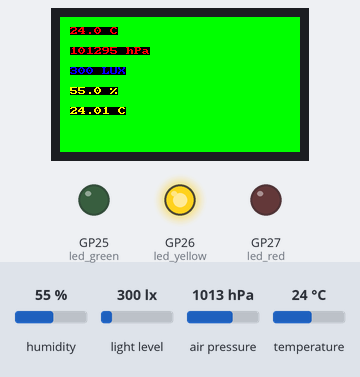
A program run on a simulated Raspberry Pi Pico running MicroPython. Shown: 240×135 colour display, output pins drawn as LEDs (lit = HIGH). The test bench sets the inputs (shaded band); at power-on: temperature 24 °C, humidity 55 %, light level 300 lx, air pressure 1013 hPa. Library files of the repository ran but are not shown: st7789py.py, bh1750.py, bmp180.py; pins used as bus, display or sensor lines are not drawn.

Above: at 2.3 s.
2.4 s: temperature set to 22.4 °C
At 4.5 s:
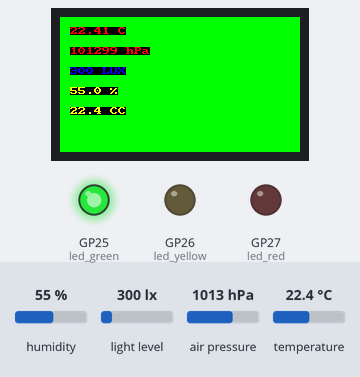
4.8 s: humidity set to 22 %
At 6.3 s:
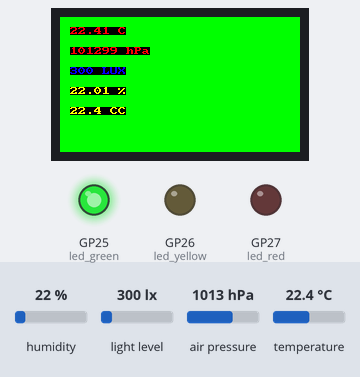
6.6 s: light level set to 40 lx
At 7.8 s:
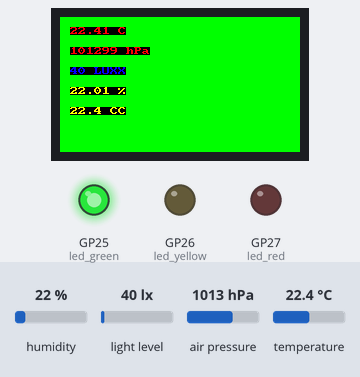
8.2 s: air pressure set to 952 hPa
At 10.1 s:
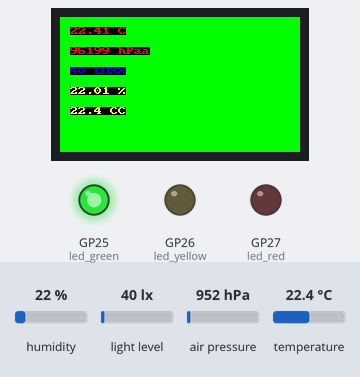
Timing chart, 0 to 11.3 s (numbered marks = the images above; inputs shaded):
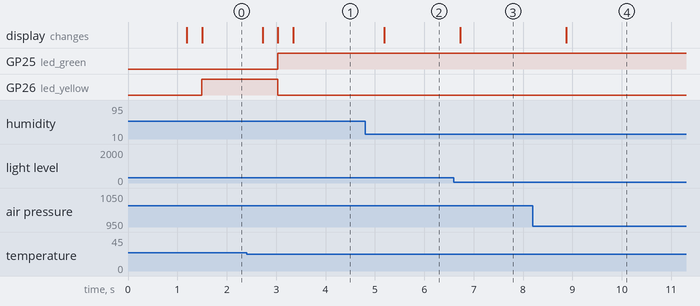

The program:

Klausurvorbereitung.py
```python
# Sven Wille, ETS2021, 14.12.2021
#Funktionsbeschreibung (Was macht das Programm?)
#Version 1.0, 14.12.2021
# Hardware
# Wie sind die Sensoren, Aktoren angeschlossen?
# Bibliotheken --> Name --> Rest (URL) in Readme

from time import sleep                                              # für alle 10 Sekunden Temperatur messen
from machine import Pin, SoftSPI, SoftI2C
import st7789py as st7789
from bh1750 import BH1750
from bmp180 import BMP180
from HTU2X import HTU21D
from romfonts import vga1_8x8 as font                               # Schriftart laden


i2c = SoftI2C(scl=Pin(22), sda=Pin(21))                             # I2C(BMP180) # Schnittstelle für Sensor
bmp180 = BMP180(i2c)                                                # Objekt bmp180 aus der Klasse BMP180 initialisieren
bh = BH1750(i2c)
htu = HTU21D(22,21)

spi = SoftSPI(                                                      # Objekt SPI (TFT) initalisieren
    baudrate = 20000000,                                            # Übertragungsrate, Kommunikatiosngeschwindigkeit
    polarity = 1,
    phase = 0,
    sck = Pin(18),
    mosi = Pin(19),
    miso = Pin(13)
    )

#tft Display
tft = st7789.ST7789(                                                # Objekt tft instanzieren # aus Bibliothek Basisklasse wählen
    spi,                                                            # Schnittstelle
    135,                                                            # Pixel x - Achse (hochkant)
    240,                                                            # Pixel y - Achse (hochkant)
    reset = Pin(23,Pin.OUT),
    cs = Pin(5,Pin.OUT),
    dc = Pin(16,Pin.OUT),
    backlight = Pin(4,Pin.OUT),
    rotation = 1                                                    # Bildschirmrotation 1=90 Grad
    )

led_green = Pin(25,Pin.OUT)                                         # led_green initalisieren
led_yellow = Pin(26,Pin.OUT)                                        # led_yellow initalisieren
led_red = Pin(27,Pin.OUT)

#-------------Initalisierung ENDE ---------------------------------#

tft.fill(st7789.GREEN)
line = 0
col = 0

while True:
    bmpTemp = round(bmp180.temperature,2)                           # Temperatur runden
    ausgabe_bmp_temp = str(bmpTemp)                                     # Temperatur als String "ausgabe_temp" zuweisen

    bmpPress = round(bmp180.pressure)                               # Druck runden
    ausgabe_press=str(bmpPress)                                     # Druck als string "ausgabe_press" zuweisen

    bh_Licht = round(bh.luminance(0x10))
    ausgabe_bh1750 = str(bh_Licht)

    htu_luft = (round(htu.humidity,2))
    ausgabe_htu_luft = str(htu_luft)

    htu_temp = round(htu.temperature,2)
    ausgabe_htu_temp = str(htu_temp)


    #tft.text(font, "Temperatur = ",10,10,st7789.BLACK,st7789.YELLOW)
    tft.text(font, ausgabe_bmp_temp + " \xF8C", 10,10, st7789.RED, st7789.BLACK)
   #tft.text(font, "Druck = ",10,50,st7789.BLACK,st7789.YELLOW)
    tft.text(font, ausgabe_press + " hPa", 10,30, st7789.RED, st7789.BLACK)
    #tft.text(font, "Lichtsensor = ",10,90,st7789.BLACK,st7789.YELLOW)
    tft.text(font, ausgabe_bh1750 + " LUX", 10,50,st7789.BLUE, st7789.BLACK)

    tft.text(font, ausgabe_htu_luft + " %", 10,70,st7789.YELLOW, st7789.BLACK)
    tft.text(font, ausgabe_htu_temp + " \xF8C", 10,90,st7789.YELLOW, st7789.BLACK)

   #Interpreter der es interpretiert auf dem controller
    # tft = Objekt
    # .txt = methode

    if bmpTemp <= 23:
        led_green.value(1)
    else:
        led_green.value(0)

    if (bmpTemp > 23) and (bmpTemp <= 25):
        led_yellow.value(1)
    else:
        led_yellow.value(0)

    if (bmpTemp > 25):
        led_red.value(1)
    else:
        led_red.value(0)
```

HTU2X.py
```python
from machine import SoftI2C, Pin
import time

class HTU21D(object):
    ADDRESS = 0x40
    ISSUE_TEMP_ADDRESS = 0xE3
    ISSUE_HU_ADDRESS = 0xE5

    def __init__(self, scl, sda):
        """Initiate the HUT21D
        Args:
            scl (int): Pin id where the sdl pin is connected to
            sda (int): Pin id where the sda pin is connected to
        """
        self.i2c = SoftI2C(scl=Pin(scl), sda=Pin(sda), freq=100000)


    def _crc_check(self, value):
        """CRC check data
        Notes:
            stolen from https://github.com/sparkfun/HTU21D_Breakout

        Args:
            value (bytearray): data to be checked for validity
        Returns:
            True if valid, False otherwise
        """
        remainder = ((value[0] << 8) + value[1]) << 8
        remainder |= value[2]
        divsor = 0x988000

        for i in range(0, 16):
            if remainder & 1 << (23 - i):
                remainder ^= divsor
            divsor >>= 1

        if remainder == 0:
            return True
        else:
            return False

    def _issue_measurement(self, write_address):
        """Issue a measurement.
        Args:
            write_address (int): address to write to
        :return:
        """
        self.i2c.start()
        self.i2c.writeto_mem(int(self.ADDRESS), int(write_address), '')
        self.i2c.stop()
        time.sleep_ms(50)
        data = bytearray(3)
        self.i2c.readfrom_into(self.ADDRESS, data)
        if not self._crc_check(data):
            raise ValueError()
        raw = (data[0] << 8) + data[1]
        raw &= 0xFFFC
        return raw

    @property
    def temperature(self):
        """Calculate temperature"""
        raw = self._issue_measurement(self.ISSUE_TEMP_ADDRESS)
        return -46.85 + (175.72 * raw / 65536)

    @property
    def humidity(self):
        """Calculate humidity"""
        raw =  self._issue_measurement(self.ISSUE_HU_ADDRESS)
        return -6 + (125.0 * raw / 65536)

    def test(self):
        print("estoy dentro")
```

vga1_8x8.py
```python
"""converted from vga_8x8.bin """
WIDTH = 8
HEIGHT = 8
FIRST = 0x20
LAST = 0x7f
_FONT =\
b'\x00\x00\x00\x00\x00\x00\x00\x00'\
b'\x18\x3c\x3c\x18\x18\x00\x18\x00'\
b'\x66\x66\x24\x00\x00\x00\x00\x00'\
b'\x6c\x6c\xfe\x6c\xfe\x6c\x6c\x00'\
b'\x18\x3e\x60\x3c\x06\x7c\x18\x00'\
b'\x00\xc6\xcc\x18\x30\x66\xc6\x00'\
b'\x38\x6c\x38\x76\xdc\xcc\x76\x00'\
b'\x18\x18\x30\x00\x00\x00\x00\x00'\
b'\x0c\x18\x30\x30\x30\x18\x0c\x00'\
b'\x30\x18\x0c\x0c\x0c\x18\x30\x00'\
b'\x00\x66\x3c\xff\x3c\x66\x00\x00'\
b'\x00\x18\x18\x7e\x18\x18\x00\x00'\
b'\x00\x00\x00\x00\x00\x18\x18\x30'\
b'\x00\x00\x00\x7e\x00\x00\x00\x00'\
b'\x00\x00\x00\x00\x00\x18\x18\x00'\
b'\x06\x0c\x18\x30\x60\xc0\x80\x00'\
b'\x38\x6c\xc6\xd6\xc6\x6c\x38\x00'\
b'\x18\x38\x18\x18\x18\x18\x7e\x00'\
b'\x7c\xc6\x06\x1c\x30\x66\xfe\x00'\
b'\x7c\xc6\x06\x3c\x06\xc6\x7c\x00'\
b'\x1c\x3c\x6c\xcc\xfe\x0c\x1e\x00'\
b'\xfe\xc0\xc0\xfc\x06\xc6\x7c\x00'\
b'\x38\x60\xc0\xfc\xc6\xc6\x7c\x00'\
b'\xfe\xc6\x0c\x18\x30\x30\x30\x00'\
b'\x7c\xc6\xc6\x7c\xc6\xc6\x7c\x00'\
b'\x7c\xc6\xc6\x7e\x06\x0c\x78\x00'\
b'\x00\x18\x18\x00\x00\x18\x18\x00'\
b'\x00\x18\x18\x00\x00\x18\x18\x30'\
b'\x06\x0c\x18\x30\x18\x0c\x06\x00'\
b'\x00\x00\x7e\x00\x00\x7e\x00\x00'\
b'\x60\x30\x18\x0c\x18\x30\x60\x00'\
b'\x7c\xc6\x0c\x18\x18\x00\x18\x00'\
b'\x7c\xc6\xde\xde\xde\xc0\x78\x00'\
b'\x38\x6c\xc6\xfe\xc6\xc6\xc6\x00'\
b'\xfc\x66\x66\x7c\x66\x66\xfc\x00'\
b'\x3c\x66\xc0\xc0\xc0\x66\x3c\x00'\
b'\xf8\x6c\x66\x66\x66\x6c\xf8\x00'\
b'\xfe\x62\x68\x78\x68\x62\xfe\x00'\
b'\xfe\x62\x68\x78\x68\x60\xf0\x00'\
b'\x3c\x66\xc0\xc0\xce\x66\x3a\x00'\
b'\xc6\xc6\xc6\xfe\xc6\xc6\xc6\x00'\
b'\x3c\x18\x18\x18\x18\x18\x3c\x00'\
b'\x1e\x0c\x0c\x0c\xcc\xcc\x78\x00'\
b'\xe6\x66\x6c\x78\x6c\x66\xe6\x00'\
b'\xf0\x60\x60\x60\x62\x66\xfe\x00'\
b'\xc6\xee\xfe\xfe\xd6\xc6\xc6\x00'\
b'\xc6\xe6\xf6\xde\xce\xc6\xc6\x00'\
b'\x7c\xc6\xc6\xc6\xc6\xc6\x7c\x00'\
b'\xfc\x66\x66\x7c\x60\x60\xf0\x00'\
b'\x7c\xc6\xc6\xc6\xc6\xce\x7c\x0e'\
b'\xfc\x66\x66\x7c\x6c\x66\xe6\x00'\
b'\x3c\x66\x30\x18\x0c\x66\x3c\x00'\
b'\x7e\x7e\x5a\x18\x18\x18\x3c\x00'\
b'\xc6\xc6\xc6\xc6\xc6\xc6\x7c\x00'\
b'\xc6\xc6\xc6\xc6\xc6\x6c\x38\x00'\
b'\xc6\xc6\xc6\xd6\xd6\xfe\x6c\x00'\
b'\xc6\xc6\x6c\x38\x6c\xc6\xc6\x00'\
b'\x66\x66\x66\x3c\x18\x18\x3c\x00'\
b'\xfe\xc6\x8c\x18\x32\x66\xfe\x00'\
b'\x3c\x30\x30\x30\x30\x30\x3c\x00'\
b'\xc0\x60\x30\x18\x0c\x06\x02\x00'\
b'\x3c\x0c\x0c\x0c\x0c\x0c\x3c\x00'\
b'\x10\x38\x6c\xc6\x00\x00\x00\x00'\
b'\x00\x00\x00\x00\x00\x00\x00\xff'\
b'\x30\x18\x0c\x00\x00\x00\x00\x00'\
b'\x00\x00\x78\x0c\x7c\xcc\x76\x00'\
b'\xe0\x60\x7c\x66\x66\x66\xdc\x00'\
b'\x00\x00\x7c\xc6\xc0\xc6\x7c\x00'\
b'\x1c\x0c\x7c\xcc\xcc\xcc\x76\x00'\
b'\x00\x00\x7c\xc6\xfe\xc0\x7c\x00'\
b'\x3c\x66\x60\xf8\x60\x60\xf0\x00'\
b'\x00\x00\x76\xcc\xcc\x7c\x0c\xf8'\
b'\xe0\x60\x6c\x76\x66\x66\xe6\x00'\
b'\x18\x00\x38\x18\x18\x18\x3c\x00'\
b'\x06\x00\x06\x06\x06\x66\x66\x3c'\
b'\xe0\x60\x66\x6c\x78\x6c\xe6\x00'\
b'\x38\x18\x18\x18\x18\x18\x3c\x00'\
b'\x00\x00\xec\xfe\xd6\xd6\xd6\x00'\
b'\x00\x00\xdc\x66\x66\x66\x66\x00'\
b'\x00\x00\x7c\xc6\xc6\xc6\x7c\x00'\
b'\x00\x00\xdc\x66\x66\x7c\x60\xf0'\
b'\x00\x00\x76\xcc\xcc\x7c\x0c\x1e'\
b'\x00\x00\xdc\x76\x60\x60\xf0\x00'\
b'\x00\x00\x7e\xc0\x7c\x06\xfc\x00'\
b'\x30\x30\xfc\x30\x30\x36\x1c\x00'\
b'\x00\x00\xcc\xcc\xcc\xcc\x76\x00'\
b'\x00\x00\xc6\xc6\xc6\x6c\x38\x00'\
b'\x00\x00\xc6\xd6\xd6\xfe\x6c\x00'\
b'\x00\x00\xc6\x6c\x38\x6c\xc6\x00'\
b'\x00\x00\xc6\xc6\xc6\x7e\x06\xfc'\
b'\x00\x00\x7e\x4c\x18\x32\x7e\x00'\
b'\x0e\x18\x18\x70\x18\x18\x0e\x00'\
b'\x18\x18\x18\x18\x18\x18\x18\x00'\
b'\x70\x18\x18\x0e\x18\x18\x70\x00'\
b'\x76\xdc\x00\x00\x00\x00\x00\x00'\
b'\x00\x10\x38\x6c\xc6\xc6\xfe\x00'\

FONT = memoryview(_FONT)
```

Measured:
- the behaviour switches between 23.1 and 23 °C on temperature (found by bisection; images 0 and 1)
- after the input at 2.4 s, GP25 (led_green): LOW → HIGH after 0.63 s; GP26 (led_yellow): HIGH → LOW after 0.63 s; the display: first changes after 0.33 s (image 1 shows a later state)
- after the input at 4.8 s, the display: changes after 0.39 s (image 2)
- after the input at 6.6 s, the display: changes after 0.13 s (image 3)
- after the input at 8.2 s, the display: changes after 0.68 s (image 4)
